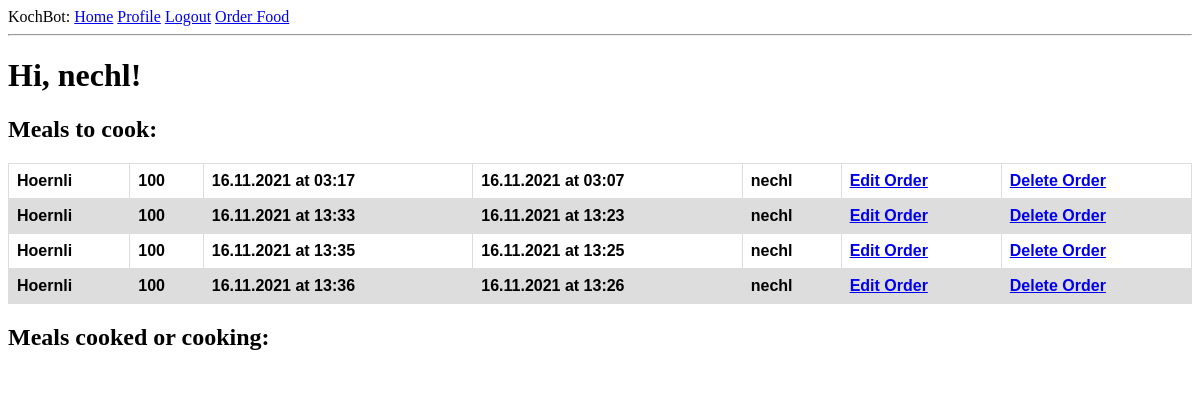
Before: /index (signed in) with the older database file.
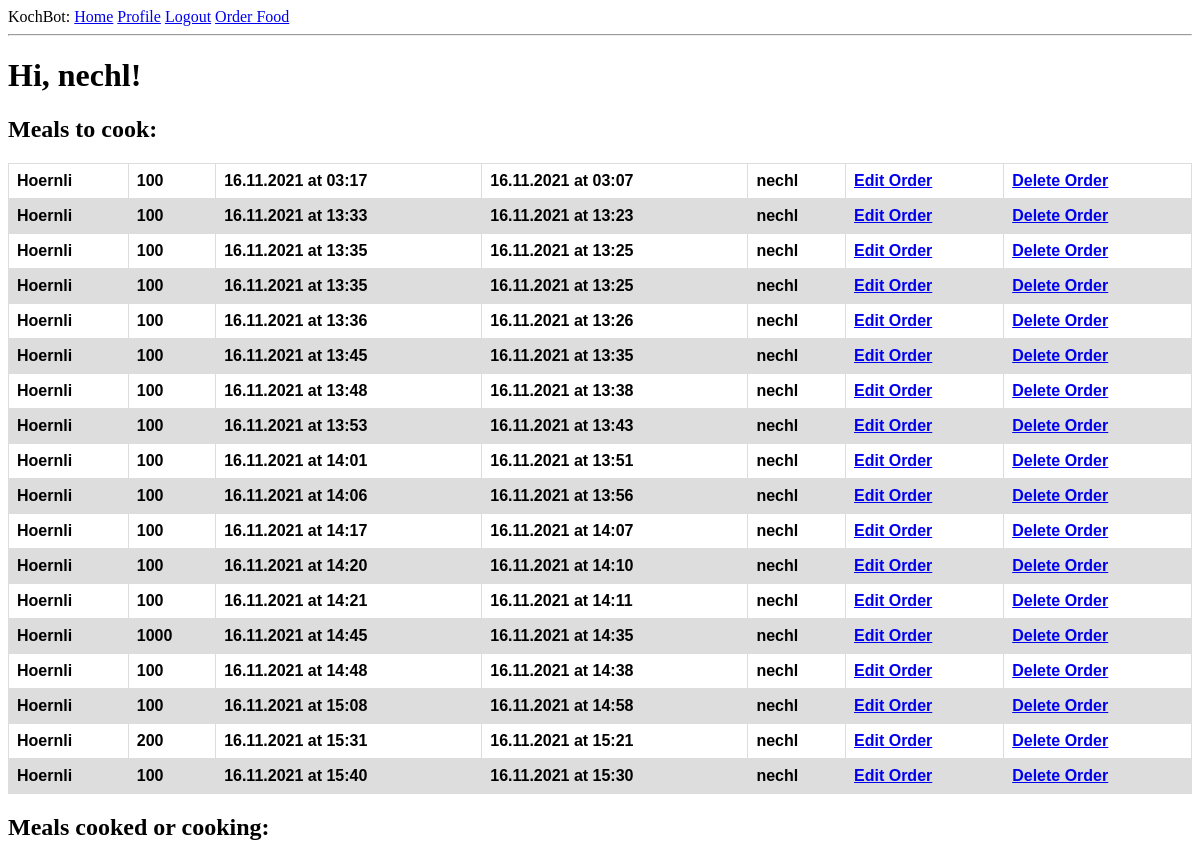
After: the same page with the newer database file.
### app/models.py (models this page shows, shortened)
class User(UserMixin, db.Model):
    id = db.Column(db.Integer, primary_key=True)
    username = db.Column(db.String(64), index=True, unique=True)
    email = db.Column(db.String(120), index=True, unique=True)
    password_hash = db.Column(db.String(128))
    orders = db.relationship('Order', backref='author', lazy='dynamic')

class Order(db.Model):
    id = db.Column(db.Integer, primary_key = True)
    food = db.Column(db.String(140))
    timestamp = db.Column(db.DateTime,  default=datetime.utcnow)
    amount = db.Column(db.Integer())
    finished_at = db.Column(db.DateTime, index = True)
    start_at = db.Column(db.DateTime)
    user_id = db.Column(db.Integer, db.ForeignKey('user.id'))
    cooking = db.Column(db.Boolean, default = False)

### app/routes.py (the view)
@app.route('/')
@app.route('/index')
@login_required
def index():
    orders = Order.query.filter_by(cooking = False).order_by(Order.finished_at.asc()).all()
    orders_cooked = Order.query.filter_by(cooking = True).order_by(Order.finished_at.asc()).all()
    return render_template('index.html', title='Home', orders=orders, orders_cooked = orders_cooked)

### app/models.py (called while the page is built)
@login.user_loader
def load_user(id):
    return User.query.get(int(id))

### app/templates/index.html (shortened to what this page needs)
{% extends "base.html" %}
{% block content %}
    <div class="MainContent">
        <h1>Hi, {{ current_user.username }}!</h1>
        <h2>Meals to cook:</h2>
        <table id="orders">
            {% for order in orders %}
                {% include '_order.html' %}
            {% endfor %}
        </table>
        <h2>Meals cooked or cooking:</h2>
    </div>
{% endblock %}

### app/templates/base.html (shortened to what this page needs)
<html>
    <head>
        <link rel="stylesheet" href=" {{ url_for('static', filename='style/style.css') }}">
    </head>
    <body>
        <div>
            KochBot:
                <a href="{{ url_for('index') }}">Home</a>
                {% if current_user.is_anonymous %}
                <a href="{{ url_for('login') }}">Login</a>
                {% else %}
                <a href="{{ url_for('user', username=current_user.username) }}">Profile</a>
                <a href="{{ url_for('logout') }}">Logout</a>
                {% endif %}
                <a href="{{ url_for('order') }}">Order Food</a>
        </div>
        <hr>
        {% block content %}{% endblock %}
    </body>
</html>

### app/templates/_order.html
<tr id="orders">
    <th id="orders">{{ order.food }}</th>
    <th id="orders">{{ order.amount }}</th>
    <th id="orders">{{ order.finished_at.strftime("%d.%m.%Y at %H:%M") }}</th>
    <th id="orders">{{ order.start_at.strftime("%d.%m.%Y at %H:%M") }}</th>
    <th id="orders">{{ order.user_id }}</th>
    <th id="orders"><a href="{{ url_for('edit_order', id=order.id) }}">Edit Order</a></th>
    <th id="orders"><a href="{{ url_for('delete_order', id=order.id) }}">Delete Order</a></th>
</tr>

### app/static/style/style.css (style rules this page uses)
table#orders { font-family: Arial, sans-serif; font-style:normal; border-collapse: collapse; width: 100%; }
td#orders, th#orders { border: 1px solid #dddddd; text-align: left; padding: 8px; }
tr#orders:nth-child(even) { background-color: #dddddd; }
.MainContent { background-color: white; }

Changed rows visible on the page:
added Order: food "Hoernli", amount "100", finished_at "16.11.2021 at 13:35", start_at "16.11.2021 at 13:25", user_id "nechl"
added Order: food "Hoernli", amount "100", finished_at "16.11.2021 at 13:45", start_at "16.11.2021 at 13:35", user_id "nechl"
added Order: food "Hoernli", amount "100", finished_at "16.11.2021 at 13:48", start_at "16.11.2021 at 13:38", user_id "nechl"
added Order: food "Hoernli", amount "100", finished_at "16.11.2021 at 13:53", start_at "16.11.2021 at 13:43", user_id "nechl"
added Order: food "Hoernli", amount "100", finished_at "16.11.2021 at 14:01", start_at "16.11.2021 at 13:51", user_id "nechl"
added Order: food "Hoernli", amount "100", finished_at "16.11.2021 at 14:06", start_at "16.11.2021 at 13:56", user_id "nechl"
added Order: food "Hoernli", amount "100", finished_at "16.11.2021 at 14:17", start_at "16.11.2021 at 14:07", user_id "nechl"
added Order: food "Hoernli", amount "100", finished_at "16.11.2021 at 14:20", start_at "16.11.2021 at 14:10", user_id "nechl"
added Order: food "Hoernli", amount "100", finished_at "16.11.2021 at 14:21", start_at "16.11.2021 at 14:11", user_id "nechl"
added Order: food "Hoernli", amount "1000", finished_at "16.11.2021 at 14:45", start_at "16.11.2021 at 14:35", user_id "nechl"
added Order: food "Hoernli", amount "100", finished_at "16.11.2021 at 14:48", start_at "16.11.2021 at 14:38", user_id "nechl"
added Order: food "Hoernli", amount "100", finished_at "16.11.2021 at 15:08", start_at "16.11.2021 at 14:58", user_id "nechl"
added Order: food "Hoernli", amount "200", finished_at "16.11.2021 at 15:31", start_at "16.11.2021 at 15:21", user_id "nechl"
added Order: food "Hoernli", amount "100", finished_at "16.11.2021 at 15:40", start_at "16.11.2021 at 15:30", user_id "nechl"
